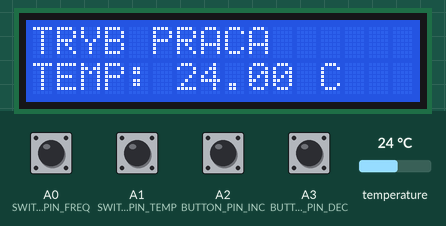
Bench run of a sketch on a simulated Arduino Uno, built with avr-gcc and run on an emulated ATmega328P. Shown: 16×2 character LCD. Inputs (shaded band) come from the test bench; at power-on: A0 (SWITCH_PIN_FREQ), A1 (SWITCH_PIN_TEMP), A2 (BUTTON_PIN_INC), A3 (BUTTON_PIN_DEC) HIGH, temperature 24 °C. What the sketch prints to the serial monitor is not drawn.

Above: at 1.2 s.
1.3 s: A0 (SWITCH_PIN_FREQ) pulled LOW for 0.95 s
At 2.1 s:
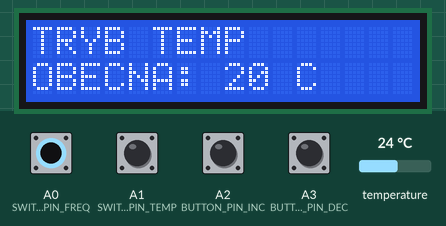
3.9 s: A1 (SWITCH_PIN_TEMP) pulled LOW for 0.95 s
At 4.6 s:
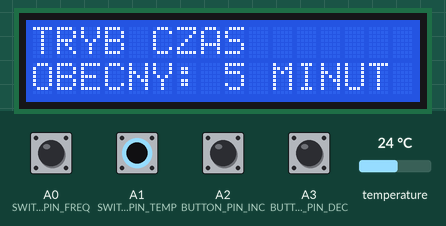
6.5 s: temperature set to 12 °C
At 7.3 s:
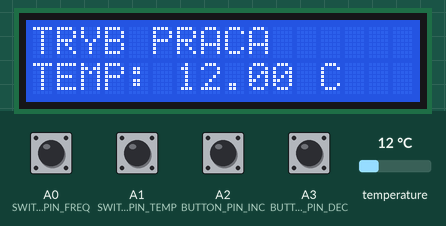
8.0 s: temperature set to 19 °C
At 8.5 s:
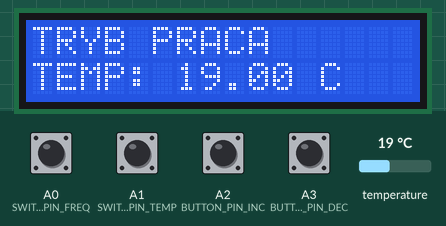
9.5 s: temperature set to 28 °C
At 11.0 s:
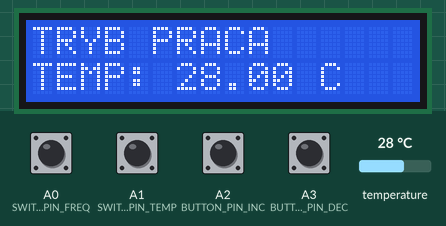
Timing chart, 0 to 12.1 s (numbered marks = the images above; inputs shaded):
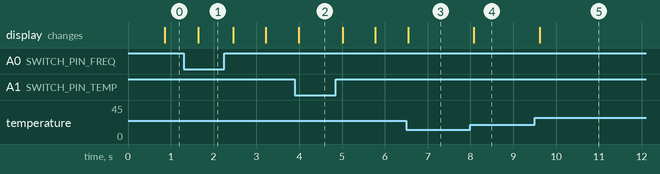

Measured:
- after the input at 1.3 s, the display: changes after 0.34 s (image 1)
- after the input at 3.9 s, the display: changes after 0.09 s (image 2)
- after the input at 6.5 s, the display: changes at once (image 3)
- after the input at 8.0 s, the display: changes after 0.08 s (image 4)
- after the input at 9.5 s, the display: changes after 0.12 s (image 5)

The sketch:

window_opener.ino
```cpp
#include <OneWire.h>
#include <DallasTemperature.h>
#include <LiquidCrystal.h>

#define WINDOW_PIN_OPEN 9
#define WINDOW_PIN_CLOSE 11

#define THERM_PIN 12

#define LCD_PIN_A 5
#define LCD_PIN_B 6
#define LCD_PIN_C 7
#define LCD_PIN_D 8
#define LCD_PIN_E 4
#define LCD_PIN_RS 3

#define SWITCH_PIN_FREQ A0
#define SWITCH_PIN_TEMP A1

#define BUTTON_PIN_INC A2
#define BUTTON_PIN_DEC A3

#define OPEN_CLOSE_WINDOW_TIME 18000
#define BEFORE_BUTTON_TIME 200

OneWire oneWire(THERM_PIN);
DallasTemperature sensors(&oneWire);
DeviceAddress thermometer;
LiquidCrystal lcd(LCD_PIN_RS, LCD_PIN_E, LCD_PIN_A, LCD_PIN_B, LCD_PIN_C, LCD_PIN_D);

int tempBorder = 20;
int refreshMinutes = 5;
unsigned long lastCheckMs = 0;
int lastMode = 0;

void setup() {
  lcd.begin(16, 2);
  Serial.begin(9600);
  lcd.clear();

  sensors.begin();

  Serial.print("Found ");
  Serial.print(sensors.getDeviceCount(), DEC);
  Serial.println(" sensors.");

  if (!sensors.getAddress(thermometer, 0)) Serial.println("Unable to find thermometer");

  pinMode(SWITCH_PIN_FREQ, INPUT_PULLUP);
  pinMode(SWITCH_PIN_TEMP, INPUT_PULLUP);
  pinMode(BUTTON_PIN_INC, INPUT_PULLUP);
  pinMode(BUTTON_PIN_DEC, INPUT_PULLUP);
}

void updateWindowStateBasingOnTemp(float temp) {
  lcd.clear();
  if (temp > tempBorder + 2) {
    lcd.print("OTWIERANIE OKNA");
    windowChange(WINDOW_PIN_OPEN);
  }
  if (temp < tempBorder - 2) {
    lcd.print("ZAMYKANIE OKNA");
    windowChange(WINDOW_PIN_CLOSE);
  }
  lcd.clear();
}

void windowChange(int windowPin) {
  pinMode(windowPin, OUTPUT);

  digitalWrite(windowPin, LOW);
  delay(OPEN_CLOSE_WINDOW_TIME);
  digitalWrite(windowPin, HIGH);

  pinMode(windowPin, INPUT);
}

float getTemp(DeviceAddress deviceAddress) {
  sensors.requestTemperatures();

  float temp = sensors.getTempC(deviceAddress);

  if (temp == DEVICE_DISCONNECTED_C) {
    lcd.print("BLAD ODCZYTU TEMPERATURY");
    delay(2000);
    return -1000;
  }
  return temp;
}

int getMode() {
  if (digitalRead(SWITCH_PIN_FREQ) == LOW) {
    return 1;
  }
  if (digitalRead(SWITCH_PIN_TEMP) == LOW) {
    return 3;
  }
  return 2;

}

int getIncOrDecValue() {
  delay(BEFORE_BUTTON_TIME);
  if (digitalRead(BUTTON_PIN_INC) == LOW) {
    return 1;
  }
  if (digitalRead(BUTTON_PIN_DEC) == LOW) {
    return -1;
  }
  return 0;
}

void loop() {
  int mode = getMode();
  if (lastMode != mode) {
    lcd.clear();
  }
  lastMode = mode;
  switch (mode) {
    case 1:
      lcd.setCursor(0, 0);
      lcd.print("TRYB TEMP");
      lcd.setCursor(0, 1);
      lcd.print(String("OBECNA: ") + tempBorder + " C  ");
      tempBorder += getIncOrDecValue();
      if (tempBorder < 0) {
        tempBorder = 0;
      };
      break;
    case 3:
      lcd.setCursor(0, 0);
      lcd.print("TRYB CZAS");
      lcd.setCursor(0, 1);
      lcd.print(String("OBECNY: ") + refreshMinutes + " MINUT ");
      refreshMinutes += getIncOrDecValue();
      if (refreshMinutes < 1) {
        refreshMinutes = 1;
      };
      break;
    default:
      lcd.setCursor(0, 0);
      lcd.print("TRYB PRACA");
      float currentTemp = getTemp(thermometer);
      unsigned long currentTimes = millis();
      lcd.setCursor(0, 1);
      lcd.print(String("TEMP: ") + currentTemp + " C  ");
      if ((currentTimes - lastCheckMs) > refreshMinutes * 60000 || currentTimes < lastCheckMs) {
        lastCheckMs = currentTimes;
        updateWindowStateBasingOnTemp(currentTemp);
      }
      break;
  }
}
```
